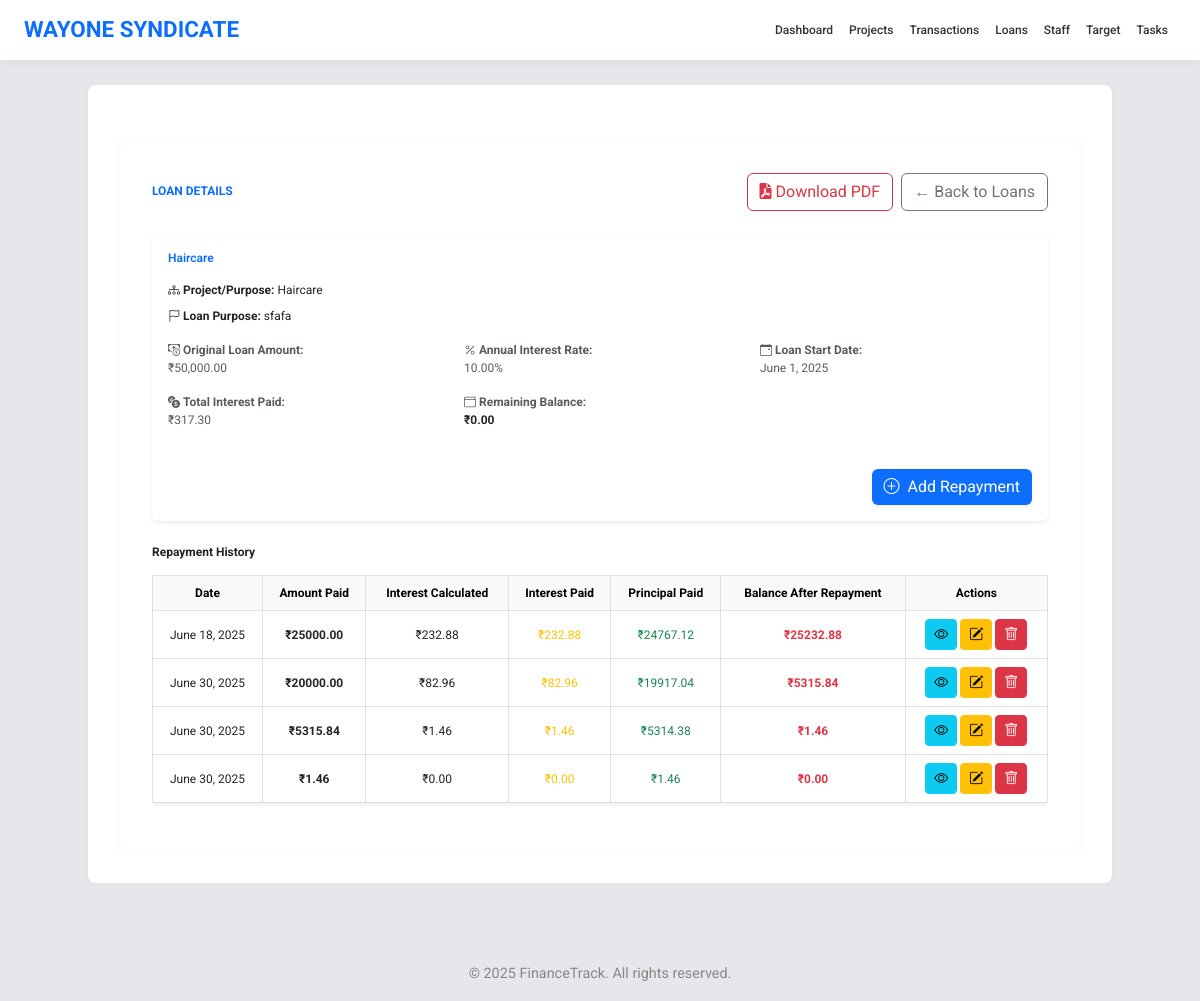
The app's page /loans/14/, older data.
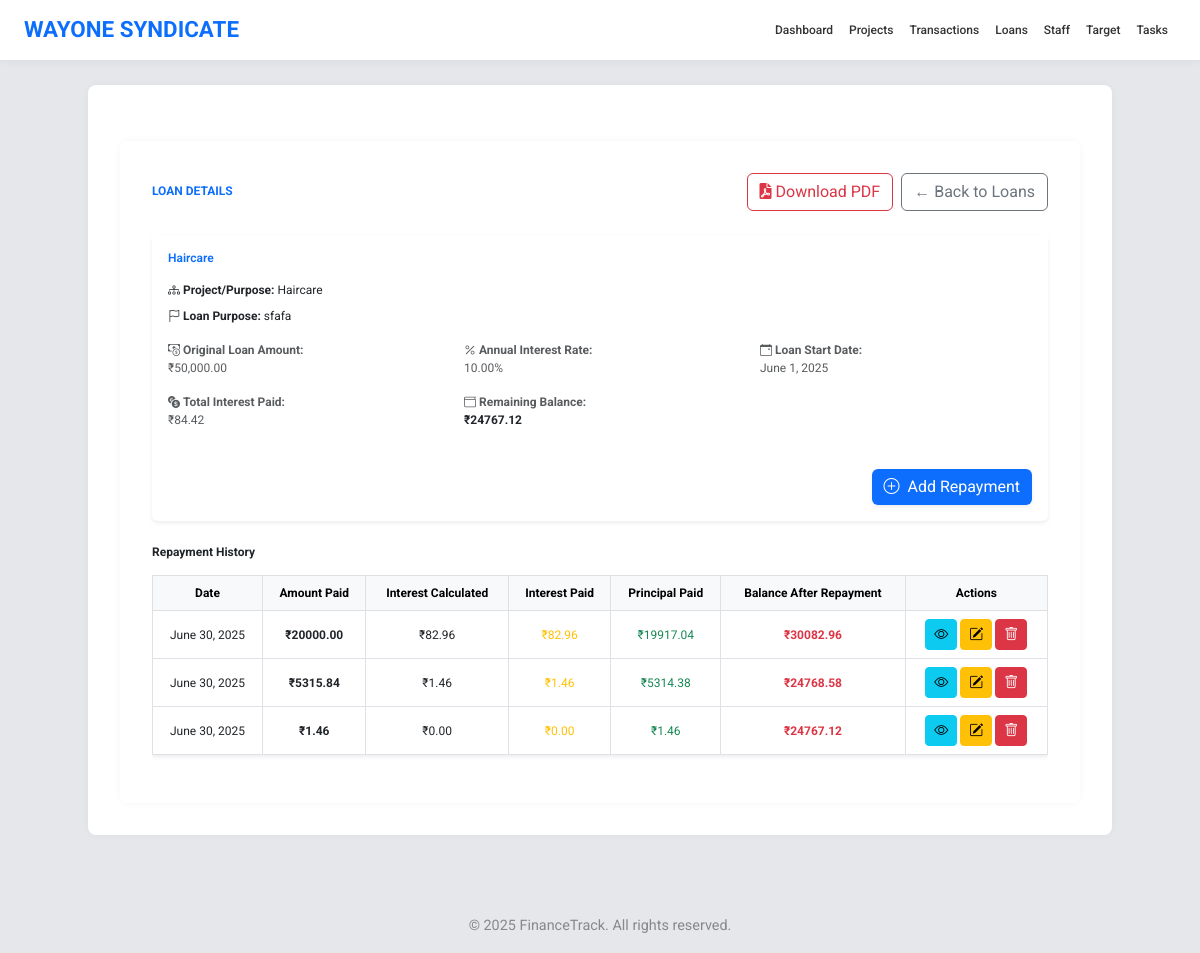
The same page, newer data.
### app1/models.py (models this page shows, shortened)
class Repayment(models.Model):
    loan = models.ForeignKey('Loan', on_delete=models.CASCADE, related_name='repayments')
    date = models.DateField()
    amount_paid = models.DecimalField(max_digits=10, decimal_places=2)
    interest_calculated = models.DecimalField(max_digits=10, decimal_places=2, default=Decimal('0.00'))
    interest_paid = models.DecimalField(max_digits=10, decimal_places=2)
    principal_paid = models.DecimalField(max_digits=10, decimal_places=2)
    balance_after_repayment = models.DecimalField(max_digits=10, decimal_places=2)
    photo_proof = models.ImageField(upload_to='repayment_proofs/', null=True, blank=True)

### app1/views.py (the view, shortened to what this page needs)
# urls.py: path('loans/<int:loan_id>/', views.loan_detail, name='loan_detail'),
def loan_detail(request, loan_id):
    loan = get_object_or_404(Loan, pk=loan_id)
    repayments = loan.repayments.all().order_by('date')
    repayment_form = RepaymentForm()
    repayments_data = []
    remaining_balance = loan.amount
    for repayment in repayments:
        remaining_balance -= repayment.principal_paid or Decimal('0.00')
        repayments_data.append({
            'repayment': repayment,
            'balance_after': remaining_balance
        })
    interest_paid = Decimal('0.00')
    principal_paid = Decimal('0.00')
    total_interest_paid = repayments.aggregate(total=Sum('interest_paid'))['total'] or Decimal('0.00')
    total_principal_paid = repayments.aggregate(total=Sum('principal_paid'))['total'] or Decimal('0.00')
    remaining_balance = loan.amount - total_principal_paid
    return render(request, 'loan_detail.html', {
        'loan': loan,
        'repayments': repayments_data,
        'repayment_form': repayment_form,
        'total_interest_paid': total_interest_paid,
        'total_principal_paid': total_principal_paid,
        'remaining_balance': remaining_balance,
        'interest_paid': interest_paid,
        'principal_paid': principal_paid,
    })

### app1/models.py (called while the page is built)
    def __str__(self):
        return self.name

### templates/loan_detail.html (shortened to what this page needs)
{% extends 'base.html' %}
{% load humanize %}
{% block content %}
<div class="container mt-4 fade-in">
  <div class="d-flex justify-content-between align-items-center mb-4">
    <h1 class="fw-bold text-primary">LOAN DETAILS</h1>
    <div class="d-flex gap-2">
      <a href="{% url 'loan_pdf' loan.id %}" class="btn btn-outline-danger">
        <i class="fas fa-file-pdf"></i> Download PDF
      </a>
      <a href="{% url 'loan_list' %}" class="btn btn-outline-secondary">
        ← Back to Loans
      </a>
    </div>
  </div>
  <div class="card shadow-sm border-0 mb-4">
    <div class="card-body">
      <h5 class="text-primary fw-semibold mb-3">{{ loan.project.name }}</h5>
      <p class="mb-2"><i class="bi bi-diagram-3"></i> <strong>Project/Purpose:</strong> {{ loan.project }}</p>
      <p class="mb-3"><i class="bi bi-flag"></i> <strong>Loan Purpose:</strong> {{ loan.loan_purpose }}</p>
      <div class="row text-muted">
        <div class="col-md-4 mb-3">
          <i class="bi bi-cash-coin"></i> <strong>Original Loan Amount:</strong><br>
          ₹{{ loan.amount|intcomma }}
        </div>
        <div class="col-md-4 mb-3">
          <i class="bi bi-percent"></i> <strong>Annual Interest Rate:</strong><br>
          {{ loan.interest_rate }}%
        </div>
        <div class="col-md-4 mb-3">
          <i class="bi bi-calendar-event"></i> <strong>Loan Start Date:</strong><br>
          {{ loan.start_date }}
        </div>
        <div class="col-md-4 mb-3">
          <i class="bi bi-currency-exchange"></i> <strong>Total Interest Paid:</strong><br>
          ₹{{ total_interest_paid|floatformat:2 }}
        </div>
        <div class="col-md-4 mb-3">
          <i class="bi bi-wallet"></i> <strong>Remaining Balance:</strong><br>
          <strong class="text-dark">₹{{ remaining_balance|floatformat:2 }}</strong>
        </div>
      </div>
      <div class="text-end mt-4">
        <button class="btn btn-primary shadow-sm" data-bs-toggle="modal" data-bs-target="#addRepaymentModal">
          <i class="bi bi-plus-circle me-1"></i> Add Repayment
        </button>
      </div>
    </div>
  </div>
  <div class="fade-in">
    <h5 class="fw-bold mb-3">Repayment History</h5>
    <div class="table-responsive">
      <table class="table table-bordered table-hover align-middle bg-white shadow-sm">
        <thead class="table-light">
          <tr class="text-center">
            <th>Date</th>
            <th>Amount Paid</th>
            <th>Interest Calculated</th>
            <th>Interest Paid</th>
            <th>Principal Paid</th>
            <th>Balance After Repayment</th>
            <th>Actions</th>
          </tr>
        </thead>
        <tbody>
          {% for row in repayments %}
          <tr class="text-center">
            <td>{{ row.repayment.date }}</td>
            <td><strong>₹{{ row.repayment.amount_paid|floatformat:2 }}</strong></td>
            <td>₹{{ row.repayment.interest_calculated|floatformat:2 }}</td>
            <td class="text-warning">₹{{ row.repayment.interest_paid|floatformat:2 }}</td>
            <td class="text-success">₹{{ row.repayment.principal_paid|floatformat:2 }}</td>
            <td class="text-danger fw-bold">₹{{ row.balance_after|floatformat:2 }}</td>
            <td class="text-center">
  <button class="btn btn-sm btn-info view-btn" data-id="{{ row.repayment.id }}"><i class="bi bi-eye"></i></button>
  <button class="btn btn-sm btn-warning edit-btn" data-id="{{ row.repayment.id }}"><i class="bi bi-pencil-square"></i></button>
  <button class="btn btn-sm btn-danger delete-btn" data-id="{{ row.repayment.id }}"><i class="bi bi-trash"></i></button>
</td>
          </tr>
          {% empty %}
          <tr>
            <td colspan="6" class="text-center text-muted">No repayments made yet.</td>
          </tr>
          {% endfor %}
        </tbody>
      </table>
    </div>
  </div>
</div>
{% endblock %}

Row changes from the older to the newer data that the page shows:
removed Repayment: repayment "June 18, 2025", repayment.amount_paid "25000.00", repayment.interest_calculated "232.88", repayment.interest_paid "232.88", repayment.principal_paid "24767.12", balance_after "25232.88"
computed for Repayment (number 1 of 3 on the later page): balance_after "5315.84" → "30082.96"
computed for Repayment (number 2 of 3 on the later page): balance_after "1.46" → "24768.58"
computed for Repayment (number 3 of 3 on the later page): balance_after "0.00" → "24767.12"
Text that changed along with them:
{{ total_interest_paid|floatformat:2 }}: "317.30" → "84.42"
{{ remaining_balance|floatformat:2 }}: "0.00" → "24767.12"
